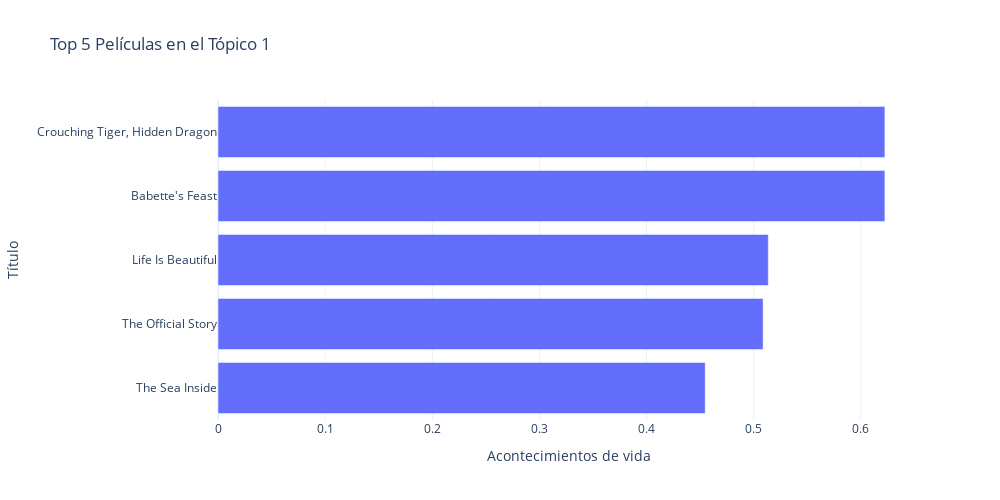

The notebook cell saved with this chart:
### Code cell
cargas_topico = nmflimpio.transform(tfslimpio)

cargas_topico_0 = cargas_topico[:, 1]

# Obtener los índices de las 5 películas con mayor carga en el tópico 0
indices_top_5 = np.argsort(cargas_topico_0)[-5:]

# Obtener los nombres y las cargas de las 5 películas seleccionadas
titulos_top_5 = df['Título'].iloc[indices_top_5]
cargas_top_5 = cargas_topico_0[indices_top_5]

# Crear el gráfico de barras con Plotly
fig = px.bar(x=cargas_top_5, y=titulos_top_5, orientation='h', 
             labels={'x': 'Acontecimientos de vida', 'y': 'Título'}, 
             title='Top 5 Películas en el Tópico 1', 
             template='plotly_white')
fig.update_layout(yaxis={'categoryorder':'total ascending'})
fig.update_layout(showlegend=True, height=500, width=1000)

fig.show()

### Figure 1 — Plotly figure (JSON) as saved in the notebook; plotly's stock layout.template omitted (floating-point values rounded to 4 significant figures)
{"data": [{"alignmentgroup": "True", "hovertemplate": "Acontecimientos de vida=%{x}<br>Título=%{y}<extra></extra>", "legendgroup": "", "marker": {"color": "#636efa", "pattern": {"shape": ""}}, "name": "", "offsetgroup": "", "orientation": "h", "showlegend": false, "textposition": "auto", "type": "bar", "x": [0.4547, 0.5088, 0.5136, 0.6224, 0.6224], "xaxis": "x", "y": ["The Sea Inside", "The Official Story", "Life Is Beautiful", "Babette's Feast", "Crouching Tiger, Hidden Dragon"], "yaxis": "y"}], "layout": {"barmode": "relative", "height": 500, "legend": {"tracegroupgap": 0}, "showlegend": true, "title": {"text": "Top 5 Películas en el Tópico 1"}, "width": 1000, "xaxis": {"anchor": "y", "domain": [0, 1], "title": {"text": "Acontecimientos de vida"}}, "yaxis": {"anchor": "x", "categoryorder": "total ascending", "domain": [0, 1], "title": {"text": "Título"}}}}
